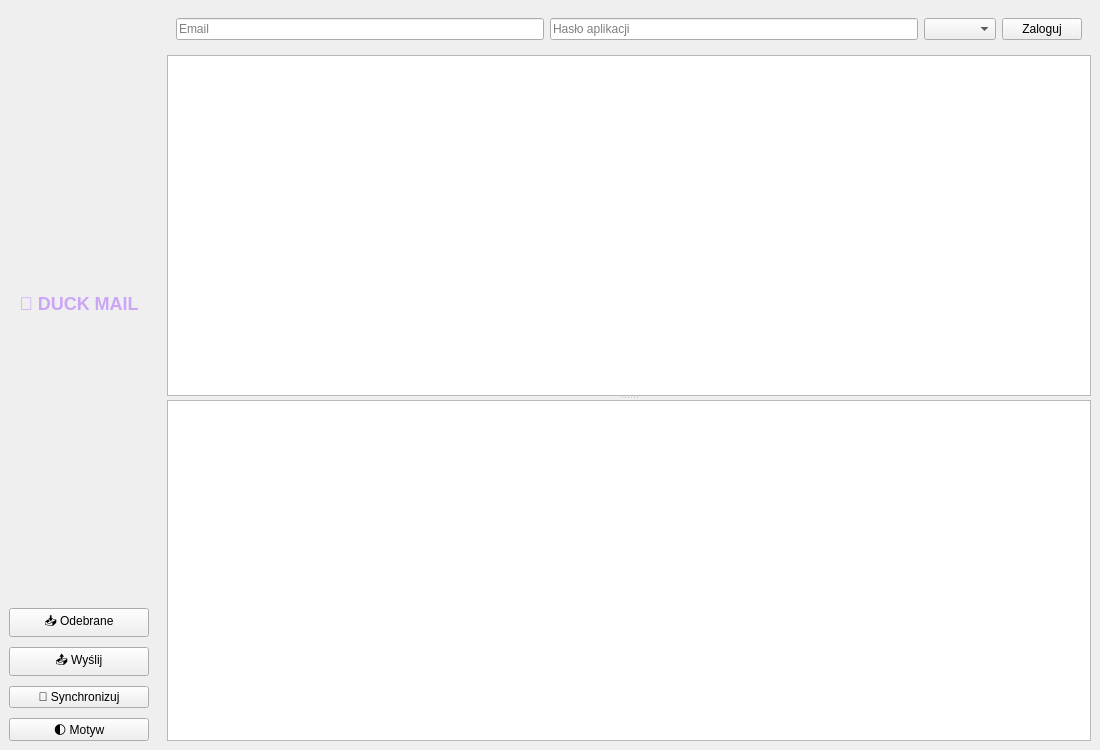
<?xml version="1.0" encoding="UTF-8"?>
<ui version="4.0">
    <class>MainWindow</class>
    <widget class="QMainWindow" name="MainWindow">
        <property name="geometry"><rect><x>0</x><y>0</y><width>1100</width><height>750</height></rect></property>
        <property name="windowTitle"><string>Duck Mail</string></property>
        <widget class="QWidget" name="centralwidget">
            <layout class="QHBoxLayout" name="horizontalLayout_main">
                <property name="spacing"><number>0</number></property>
                <property name="leftMargin"><number>0</number></property>
                <property name="topMargin"><number>0</number></property>
                <property name="rightMargin"><number>0</number></property>
                <property name="bottomMargin"><number>0</number></property>
                <item>
                    <widget class="QFrame" name="sideBar">
                        <layout class="QVBoxLayout" name="verticalLayout_side">
                            <property name="spacing"><number>10</number></property>
                            <item>
                                <widget class="QLabel" name="logoLabel">
                                    <property name="text"><string>🦆 DUCK MAIL</string></property>
                                    <property name="alignment"><set>Qt::AlignCenter</set></property>
                                    <property name="styleSheet"><string>font-size: 18px; font-weight: bold; color: #cba6f7; padding: 10px;</string></property>
                                </widget>
                            </item>
                            <item><widget class="QPushButton" name="btn_nav_inbox"><property name="text"><string>📥 Odebrane</string></property></widget></item>
                            <item><widget class="QPushButton" name="btn_nav_send"><property name="text"><string>📤 Wyślij</string></property></widget></item>
                            <item><widget class="QPushButton" name="btn_sync"><property name="text"><string>🔄 Synchronizuj</string></property></widget></item>
                            <item><widget class="QPushButton" name="btn_theme"><property name="text"><string>🌓 Motyw</string></property></widget></item>
                        </layout>
                    </widget>
                </item>
                <item>
                    <widget class="QStackedWidget" name="stackedWidget">
                        <widget class="QWidget" name="page_inbox">
                            <layout class="QVBoxLayout" name="vbox1">
                                <item>
                                    <widget class="QFrame" name="loginFrame">
                                        <layout class="QHBoxLayout" name="hbox_login">
                                            <item><widget class="QLineEdit" name="input_email"><property name="placeholderText"><string>Email</string></property></widget></item>
                                            <item><widget class="QLineEdit" name="input_pass"><property name="placeholderText"><string>Hasło aplikacji</string></property><property name="echoMode"><enum>QLineEdit::Password</enum></property></widget></item>
                                            <item><widget class="QComboBox" name="combo_prov"/></item>
                                            <item><widget class="QPushButton" name="btn_add_acc"><property name="text"><string>Zaloguj</string></property></widget></item>
                                        </layout>
                                    </widget>
                                </item>
                                <item>
                                    <widget class="QSplitter" name="splitter">
                                        <property name="orientation"><enum>Qt::Vertical</enum></property>
                                        <widget class="QListWidget" name="mail_list"/>
                                        <widget class="QTextEdit" name="mail_view"><property name="readOnly"><bool>true</bool></property></widget>
                                    </widget>
                                </item>
                            </layout>
                        </widget>
                        <widget class="QWidget" name="page_send">
                            <layout class="QVBoxLayout" name="vbox2">
                                <item><widget class="QLineEdit" name="to_in"><property name="placeholderText"><string>Do:</string></property></widget></item>
                                <item><widget class="QLineEdit" name="subj_in"><property name="placeholderText"><string>Temat:</string></property></widget></item>
                                <item><widget class="QTextEdit" name="body_in"><property name="placeholderText"><string>Treść...</string></property></widget></item>
                                <item><widget class="QPushButton" name="btn_send_now"><property name="text"><string>Wyślij wiadomość</string></property></widget></item>
                            </layout>
                        </widget>
                    </widget>
                </item>
            </layout>
        </widget>
    </widget>
</ui>
